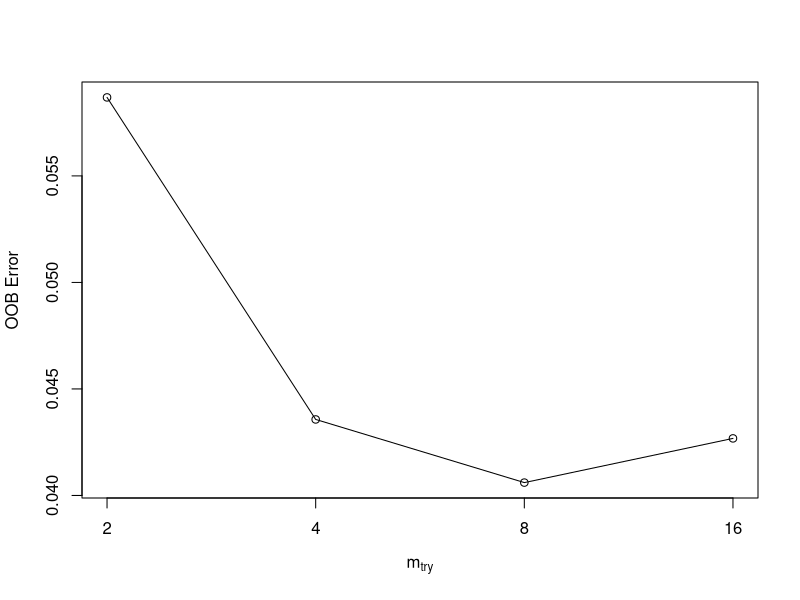
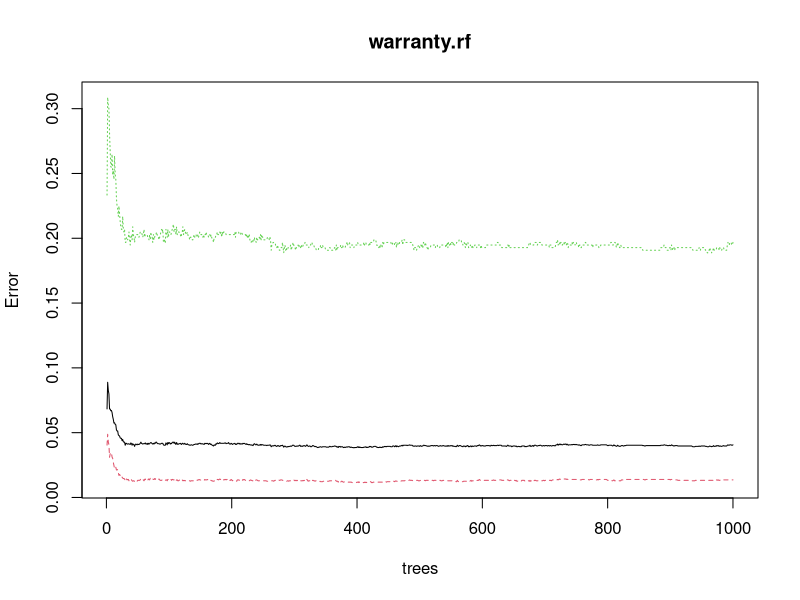

Here is the R script that generated these plots, in order: (Note: this script raises an error after producing the figures.)
## ---- chunk 1
library(randomForest)
library(ggplot2)
library(ROCR)
## ---- chunk 2
setwd("C:/Users/Wyatt/Documents/Year 3 - Autumn/MS&E 226/Project/Data/")
train_data <- read.csv(file = "final_train_data.csv")
test_data <- read.csv(file = "final_test_data.csv")
train_data[1] <- NULL
test_data[1] <- NULL
dependent_variable_train <- as.factor(train_data[,16])
dependent_variable_test <- as.factor(test_data[,16])
independent_variable_train <- train_data[,-16]
independent_variable_test <- test_data[,-16]
## ---- chunk 3
tuneRF(independent_variable_train, dependent_variable_train)
## ---- chunk 4
warranty.rf <- randomForest(x = independent_variable_train, y = dependent_variable_train, ntree= 1000)
## ---- chunk 5
print(warranty.rf)
varUsed(warranty.rf, by.tree = FALSE, count = TRUE)
## ---- chunk 6
importance(warranty.rf)
## ---- chunk 7
plot(warranty.rf)
## ---- chunk 8
warranty.pred.train <- predict(warranty.rf, newdata = independent_variable_train)
ROCR.pred.train <- as.numeric(warranty.pred.train)
ROCR.actual.train <- as.numeric(dependent_variable_train)
pred.train = prediction(ROCR.pred.train, ROCR.actual.train)
## ---- chunk 9
CM.train <- table(warranty.pred.train, dependent_variable_train)
print(CM.train)
## ---- chunk 10
accuracy.train <- sum(diag(CM.train))/sum(CM.train)
print(accuracy.train)
## ---- chunk 11
precision.train <- CM.train[2,2]/(CM.train[2,2] + CM.train[2,1])
print(precision.train)
## ---- chunk 12
recall.train <- CM.train[2,2]/(CM.train[2,2] + CM.train[1,2])
print(recall.train)
## ---- chunk 13
perf_auc.train <- performance(pred.train, "auc")
auc.train <- perf_auc.train@y.values[[1]]
print(auc.train)
## ---- chunk 14
warranty.pred <- predict(warranty.rf, newdata = independent_variable_test)
ROCR.pred <- as.numeric(warranty.pred)
ROCR.actual <- as.numeric(dependent_variable_test)
pred = prediction(ROCR.pred, ROCR.actual)
## ---- chunk 15
CM <- table(warranty.pred, dependent_variable_test)
print(CM)
## ---- chunk 16
accuracy <- sum(diag(CM))/sum(CM)
print(accuracy)
## ---- chunk 17
precision <- CM[2,2]/(CM[2,2] + CM[2,1])
print(precision)
## ---- chunk 18
recall <- CM[2,2]/(CM[2,2] + CM[1,2])
print(recall)
## ---- chunk 19
perf_auc <- performance(pred, "auc")
auc <- perf_auc@y.values[[1]]
print(auc)
